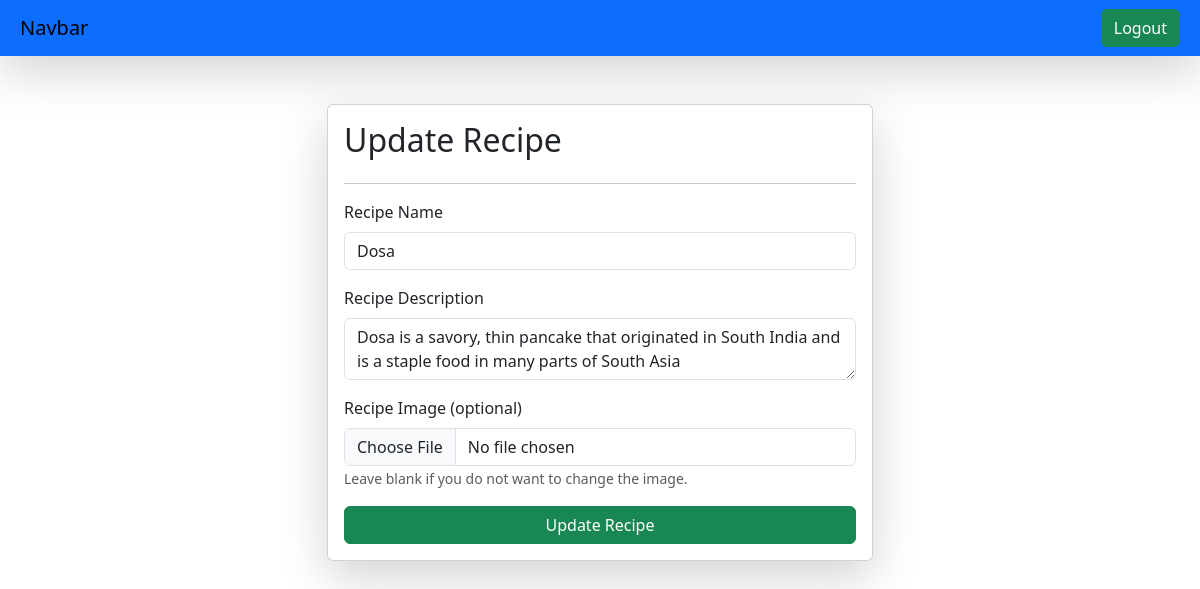
Page /update-recipe/9/ (signed in) on the committed database.
### vege/models.py (models this page shows, shortened)
class Recipe(models.Model):
    user = models.ForeignKey(User, on_delete=models.SET_NULL, null=True, blank=True)
    recipe_name = models.CharField(max_length=255)
    recipe_description = models.TextField()
    recipe_image = models.ImageField(upload_to='recipes/', blank=True, null=True)  # Adjust upload path as needed
    recipe_view_count = models.IntegerField(default=1)

### vege/views.py (the view, shortened to what this page needs)
# urls.py: path('update-recipe/<id>/', update_recipe, name="update_recipe"),
def update_recipe(request, id):
    queryset = Recipe.objects.get(id=id)
    context = {'recipe': queryset}
    return render(request, "update_recipes.html", context)  # Correct template name and path

### vege/templates/update_recipes.html (shortened to what this page needs)
{% extends "base.html" %}
{% block start %}
<div class="container mt-5">
    <form class="col-6 mx-auto card p-3 shadow-lg" method="post" enctype="multipart/form-data">
        <h2>Update Recipe</h2>
        <hr>
        <div class="mb-3">
            <label for="recipe_name" class="form-label">Recipe Name</label>
            <input name="recipe_name" value="{{ recipe.recipe_name }}" type="text" class="form-control" required>
        </div>
        <div class="mb-3">
            <label for="recipe_description" class="form-label">Recipe Description</label>
            <textarea class="form-control" name="recipe_description" required id="recipe_description">{{ recipe.recipe_description }}</textarea>
        </div>
        <div class="mb-3">
            <label for="recipe_image" class="form-label">Recipe Image (optional)</label>
            <input name="recipe_image" type="file" class="form-control">
            <small class="form-text">Leave blank if you do not want to change the image.</small>
        </div>
        <button type="submit" class="btn btn-success">Update Recipe</button>
    </form>
</div>
{% endblock %}

### rows in the picture
Recipe: recipe_name "Dosa", recipe_description "Dosa is a savory, thin pancake that originated in South India and is a staple food in many parts of South Asia"
